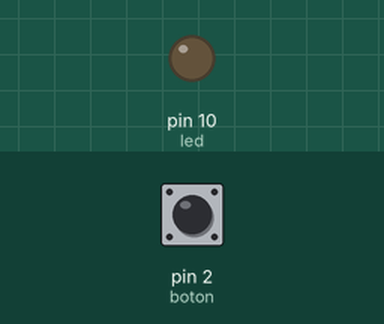
Recording of a sketch running on a simulated Arduino Uno, built with avr-gcc and run on an emulated ATmega328P. On the bench: output pins drawn as LEDs (lit = HIGH). Dashed ring = blinking. The inputs (shaded band) are chosen by the test bench; at power-on: pin 2 (boton) LOW. What the sketch prints to the serial monitor is not drawn.

Above: at 1.2 s.
1.3 s: pin 2 (boton) pulled HIGH for 0.15 s
At 1.37 s:
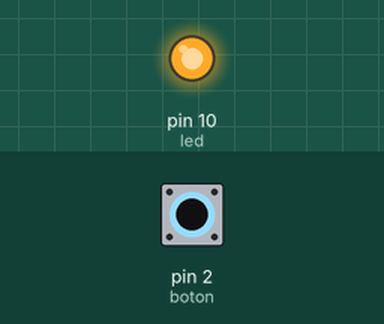
2.9 s: pin 2 (boton) pulled HIGH for 3.2 s
At 6.4 s:
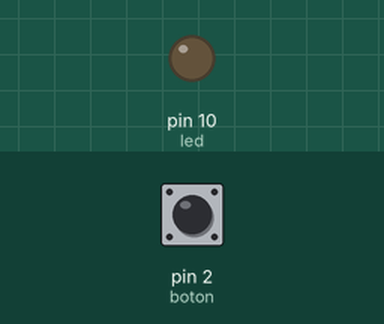
9.1 s: pin 2 (boton) pulsed HIGH 5 times (0.12 s each, 0.3 s apart)
At 9.46 s:
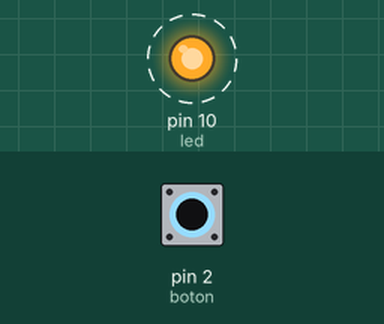
Timing chart, 0 to 12.1 s (numbered marks = the images above; inputs shaded):
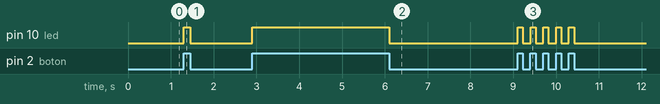

The sketch:

sketch_may30a.ino
```cpp
int led = 10;
int boton = 2;
int value ;

void setup()
{
  // aca empieza el codigo
    Serial.begin(9600);
    pinMode(led, OUTPUT);
    //pinMode(boton, INPUT);

}
void loop()
{
value=digitalRead(boton);
  if (value == HIGH)
   {
    digitalWrite(led, HIGH);
    Serial.println("On");
   }
  else
  {
    digitalWrite(led, LOW);
    Serial.println("Off");
  }
 }
```

Measured:
- after the input at 1.3 s, pin 10 (led): LOW → HIGH at once, → LOW 0.15 s later
- after the input at 2.9 s, pin 10 (led): LOW → HIGH at once, → LOW 3.2 s later
- after the input at 9.1 s, pin 10 (led): alternates HIGH for 0.12 s and LOW for 0.18 s, 10 changes in all, then stays LOW, starting at once
